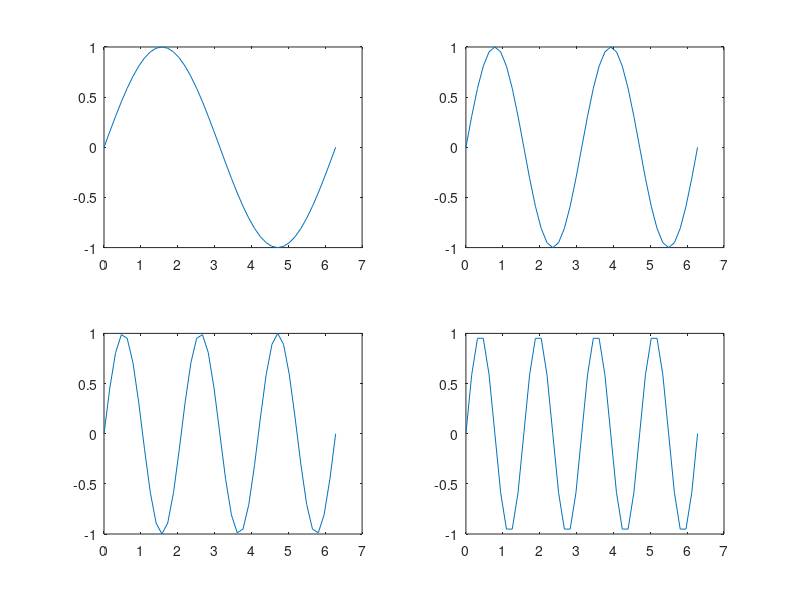

This figure's MATLAB source:
clear, clc

%% 2행 2열의 그래프
% 다른 경우와 달리 subplot의 위치(p)는 유일하게 행 기준 순서로 배열됨

x = 0:(pi/20):(2*pi);

subplot(2, 2, 1)
plot(x, sin(x))

subplot(2, 2, 2)
plot(x, sin(2 * x))

subplot(2, 2, 3)
plot(x, sin(3 * x))

subplot(2, 2, 4)
plot(x, sin(4 * x))
